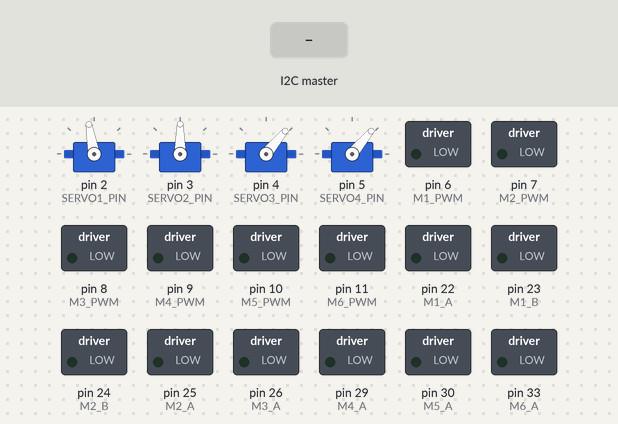
Bench run of a sketch on a simulated Arduino Mega 2560, built with avr-gcc and run on an emulated ATmega2560. Shown: 4 × servo, switched loads named in the sketch (green lamp = pin HIGH). Inputs (shaded band) come from the test bench.

Above: at 0.9 s.
1.0 s: the I2C master sends the byte 1
At 1.5 s:
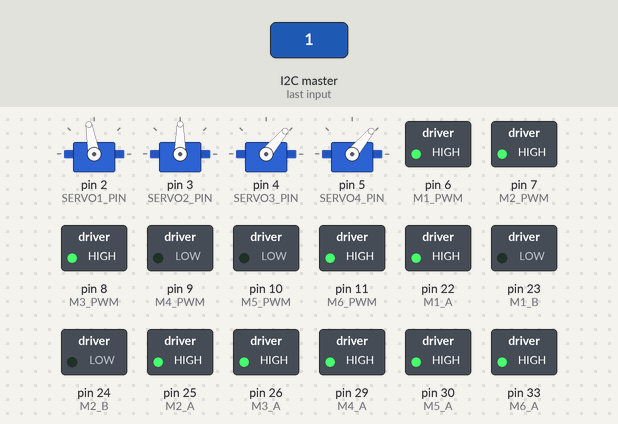
2.5 s: the I2C master sends the byte 2
At 3.7 s:
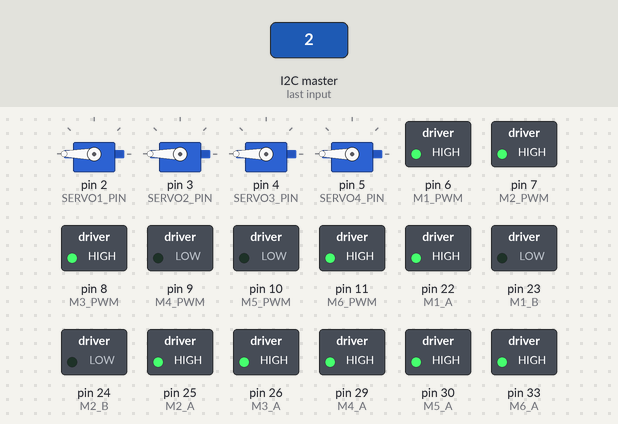
4.0 s: the I2C master sends the byte 0
At 5.0 s:
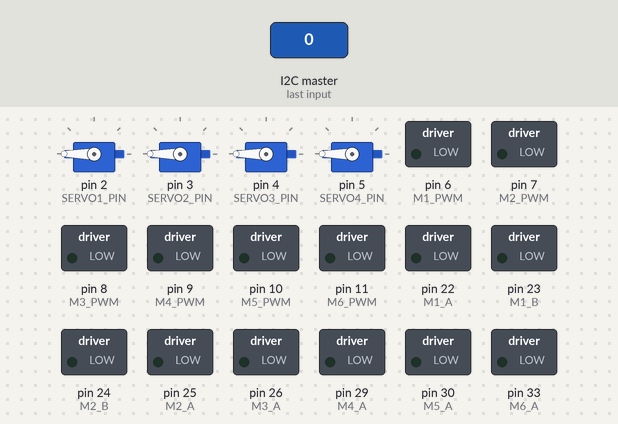
Timing chart, 0 to 7.0 s (numbered marks = the images above; inputs shaded):
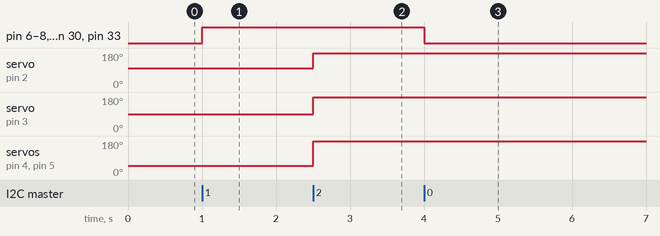

Measured:
- after the input at 1.0 s, pin 6 (M1_PWM), pin 7 (M2_PWM), pin 8 (M3_PWM), pin 11 (M6_PWM), pin 22 (M1_A), pin 25 (M2_A), pin 26 (M3_A), pin 29 (M4_A), pin 30 (M5_A), pin 33 (M6_A): LOW → HIGH at once
- after the input at 2.5 s, servo on pin 2 (SERVO1_PIN): 100° → 180° at once; servo on pin 3 (SERVO2_PIN): 90° → 180° at once; servo on pin 4 (SERVO3_PIN), servo on pin 5 (SERVO4_PIN): 50° → 180° at once
- after the input at 4.0 s, pin 6 (M1_PWM), pin 7 (M2_PWM), pin 8 (M3_PWM), pin 11 (M6_PWM), pin 22 (M1_A), pin 25 (M2_A), pin 26 (M3_A), pin 29 (M4_A), pin 30 (M5_A), pin 33 (M6_A): HIGH → LOW at once

The sketch:

robo_mantis_code.ino
```cpp
#include <Wire.h>
#include <Servo.h>

Servo myservo1;//lift
Servo myservo2;//rotate claw
Servo myservo3;//claw
Servo myservo4;//main lift

#define ZERO_POS1 100
#define ZERO_POS2 90
#define ZERO_POS3 50
#define ZERO_POS4 50

//maximum amount of milliamps before shutting motors down
#define MAX_CURRENT_DRAW 5000

#define OUT_ARR_LENGTH 10

#define SERVO1_PIN 2
#define SERVO2_PIN 3
#define SERVO3_PIN 4
#define SERVO4_PIN 5

#define PI_ENABLE_PIN 34
#define PI_SHARED_PIN 35

#define M1_PWM  6
#define M1_A  22
#define M1_B  23
#define M1_CURR_SENSE 56

#define M2_PWM  7
#define M2_A  25
#define M2_B  24
#define M2_CURR_SENSE 57

#define M3_PWM  8
#define M3_A  26
#define M3_B  27
#define M3_CURR_SENSE 58

#define M4_PWM  9
#define M4_A  29
#define M4_B  28
#define M4_CURR_SENSE 59

#define M5_PWM  10
#define M5_A  30
#define M5_B  31
#define M5_CURR_SENSE 60

#define M6_PWM  11
#define M6_A  33
#define M6_B  32
#define M6_CURR_SENSE 61

#define SLAVE_I2C_ADDRESS 9
#define I2C_FREQ 10000
//pi has it set to dtparam=i2c_baudrate=10000
#define BAUD_RATE 115200

byte servoByte1 = ZERO_POS1;
byte servoByte2 = ZERO_POS2;
byte servoByte3 = ZERO_POS3;
byte servoByte4 = ZERO_POS4;

byte speedByteM1 = 0;
byte speedByteM2 = 0;
byte speedByteM3 = 0;
byte speedByteM4 = 0;
byte speedByteM5 = 0;
byte speedByteM6 = 0;

float motor1milliAmps = 0;
float motor2milliAmps = 0;
float motor3milliAmps = 0;
float motor4milliAmps = 0;
float motor5milliAmps = 0;
float motor6milliAmps = 0;
float motorTotalmilliAmps = 0;

byte outputArray[OUT_ARR_LENGTH];
bool motors_enabled = true;
long vccMilliVolts = 0;
void setup() {

  // Set up I2C communication
  Wire.begin(SLAVE_I2C_ADDRESS);
  Wire.onReceive(receiveData);
  Wire.onRequest(sendData);
  Wire.setClock(I2C_FREQ);

  myservo1.attach(SERVO1_PIN);
  myservo2.attach(SERVO2_PIN);
  myservo3.attach(SERVO3_PIN);
  myservo4.attach(SERVO4_PIN);

  myservo1.write(ZERO_POS1);//lift
  myservo2.write(ZERO_POS2);//rotate claw
  myservo3.write(ZERO_POS3);//claw
  myservo4.write(ZERO_POS4);//main lift

  //initiate all the pins for the motors
  pinMode(M1_PWM, OUTPUT);
  pinMode(M1_A, OUTPUT);
  pinMode(M1_B, OUTPUT);

  pinMode(M2_PWM, OUTPUT);
  pinMode(M2_A, OUTPUT);
  pinMode(M2_B, OUTPUT);

  pinMode(M3_PWM, OUTPUT);
  pinMode(M3_A, OUTPUT);
  pinMode(M3_B, OUTPUT);

  pinMode(M4_PWM, OUTPUT);
  pinMode(M4_A, OUTPUT);
  pinMode(M4_B, OUTPUT);

  pinMode(M5_PWM, OUTPUT);
  pinMode(M5_A, OUTPUT);
  pinMode(M5_B, OUTPUT);

  pinMode(M6_PWM, OUTPUT);
  pinMode(M6_A, OUTPUT);
  pinMode(M6_B, OUTPUT);

  pinMode(PI_ENABLE_PIN, OUTPUT);

  //Allow the pi to continue
  digitalWrite(PI_ENABLE_PIN, LOW);

  Serial.begin(BAUD_RATE);
  //Serial.println("09/05/2020 Starting Robo-Mantis");
  vccMilliVolts = readVccMilliVolts();
}

long readVccMilliVolts()
{
  long result;
  // Read 1.1V reference against AVcc
  ADMUX = _BV(REFS0) | _BV(MUX3) | _BV(MUX2) | _BV(MUX1);
  delay(2);             // Wait for Vref to settle
  ADCSRA |= _BV(ADSC);  // Convert
  while (bit_is_set(ADCSRA, ADSC));
  result = ADCL;
  result |= ADCH << 8;
  result = 1126400L / result; // Back-calculate AVcc in mV
  if (result > 2000 || result < 200)
  {
    return readVccMilliVolts();
  }
  return result;
}

double checkInputVCC()
{
  //If the Vcc rail = 5v then this value should equal 5 volts
  return (vccMilliVolts * 0.001);
}

void updateCurrentSense()
{
  //the current will only be positive
  //IC it cant measure negative currents
  //pololu site https://www.pololu.com/product/708
  //For the VNH2SP30 version, the current sense (CS)
  //pins will output approximately 0.13 volts per
  //amp of output current.
  int an1 = analogRead(M1_CURR_SENSE);
  int an2 = analogRead(M2_CURR_SENSE);
  int an3 = analogRead(M3_CURR_SENSE);
  int an4 = analogRead(M4_CURR_SENSE);
  int an5 = analogRead(M5_CURR_SENSE);
  int an6 = analogRead(M6_CURR_SENSE);


  double val1 = an1 /  ( 1023.0 / (vccMilliVolts * 0.001));
  double val2 = an2 /  ( 1023.0 / (vccMilliVolts * 0.001));
  double val3 = an3 /  ( 1023.0 / (vccMilliVolts * 0.001));
  double val4 = an4 /  ( 1023.0 / (vccMilliVolts * 0.001));
  double val5 = an5 /  ( 1023.0 / (vccMilliVolts * 0.001));
  double val6 = an6 /  ( 1023.0 / (vccMilliVolts * 0.001));

  motor1milliAmps = val1 * 37.03;
  motor2milliAmps = val2 * 37.03;
  motor3milliAmps = val3 * 37.03;
  motor4milliAmps = val4 * 37.03;
  motor5milliAmps = val5 * 37.03;
  motor6milliAmps = val6 * 37.03;
  motorTotalmilliAmps = motor1milliAmps + motor2milliAmps +
                        motor3milliAmps + motor4milliAmps +
                        motor5milliAmps + motor6milliAmps ;

  //reduce resolution from 1024 to 256 by dividing by 4
  //in order to save to byte in output array to send over I2C
  //TODO: NEED TO FIX truncating to zero
  outputArray[0] = an1 / 4;
  outputArray[1] = an2 / 4;
  outputArray[2] = an3 / 4;
  outputArray[3] = an4 / 4;
  outputArray[4] = an5 / 4;
  outputArray[5] = an6 / 4;
}

void checkOverCurrent()
{
//check if the motors are drawing to much current
  if (motors_enabled = true && motorTotalmilliAmps > MAX_CURRENT_DRAW)
  {
    motors_enabled = false;
    motorStop();
  }
}

void printMotorMilliAmps()
{
  //total current fed to all the motors
  Serial.print(motor1milliAmps);
  Serial.print(", ");
  Serial.print(motor2milliAmps);
  Serial.print(", ");
  Serial.print(motor3milliAmps);
  Serial.print(", ");
  Serial.print(motor4milliAmps);
  Serial.print(", ");
  Serial.print(motor5milliAmps);
  Serial.print(", ");
  Serial.print(motor6milliAmps);
  Serial.println("");
}

void printOutputArray()
{
  for (int i = 0; i < OUT_ARR_LENGTH; i++) {
    Serial.print(outputArray[i]);
    Serial.print(" ,");
  }
  Serial.println("");
}

void motorStop()
{
  digitalWrite(M1_PWM, LOW);
  digitalWrite(M1_A, LOW);
  digitalWrite(M1_B, LOW);

  digitalWrite(M2_PWM, LOW);
  digitalWrite(M2_A, LOW);
  digitalWrite(M2_B, LOW);

  digitalWrite(M3_PWM, LOW);
  digitalWrite(M3_A, LOW);
  digitalWrite(M3_B, LOW);

  digitalWrite(M4_PWM, LOW);
  digitalWrite(M4_A, LOW);
  digitalWrite(M4_B, LOW);

  digitalWrite(M5_PWM, LOW);
  digitalWrite(M5_A, LOW);
  digitalWrite(M5_B, LOW);

  digitalWrite(M6_PWM, LOW);
  digitalWrite(M6_A, LOW);
  digitalWrite(M6_B, LOW);

}

void motorMove(byte motorNumber, int set_speed)
{
  //bulding block for all motor commands
  //set speed can be a number between -255 to 255
  byte pwmPin, maPin, mbPin;

  switch (motorNumber)
  {
    case 1:
      pwmPin = M1_PWM;
      maPin = M1_A;
      mbPin = M1_B;
      break;
    case 2:
      pwmPin = M2_PWM;
      maPin = M2_A;
      mbPin = M2_B;
      break;
    case 3:
      pwmPin = M3_PWM;
      maPin = M3_A;
      mbPin = M3_B;
      break;
    case 4:
      pwmPin = M4_PWM;
      maPin = M4_A;
      mbPin = M4_B;
      break;
    case 5:
      pwmPin = M5_PWM;
      maPin = M5_A;
      mbPin = M5_B;
      break;
    case 6:
      pwmPin = M6_PWM;
      maPin = M6_A;
      mbPin = M6_B;
      break;

    default:
      break;
  }

  if (motors_enabled == true)
  {
    if (set_speed >= 0)
    {
      digitalWrite(mbPin, LOW);
      digitalWrite(maPin, HIGH);
    }
    else if (set_speed < 0)
    {
      digitalWrite(maPin, LOW);
      digitalWrite(mbPin, HIGH);
    }

    analogWrite(pwmPin, abs(set_speed));
  }
  else{
    //if motors are disabled
   motorStop();
  }

}

void motorTest(byte motorNumber, unsigned int delay_time)
{
  //Performs a motor test
  //motor number lets you select one of 6 motors
  //input range 1,2,3,4,5,6
  //delay time lets you input the
  //delay time between each step

  for (int i = 0; i < 255; i++)
  {
    Serial.println(i);
    motorMove(motorNumber, i);
    delay(delay_time);
  }
  for (int i = 255; i > 0; i--)
  {
    Serial.println(i);
    motorMove(motorNumber, i);
    delay(delay_time);
  }
}

// the loop routine runs over and over again forever:
void loop() {
  receiveData();
  updateCurrentSense();

  //Serial.println(checkInputVCC());
  //printMotorMilliAmps();
  //printOutputArray();
  //Serial.println(readVccMilliVolts());
  vccMilliVolts = readVccMilliVolts();
  //delay(100);
}


void receiveData() {
  //Commands are given as a single byte, where the bits are parsed as shown:
  // XXYYYZZZ 1 BYTE

  if (Wire.available())
  {
    byte receivedByte = Wire.read();
    //Serial.println(receivedByte);
    switch (receivedByte)
    {
      case 0:
        {
          motorStop();
          break;
        }
      case 1:
        {
          byte speedByteM1 = Wire.read();
          byte speedByteM2 = Wire.read();
          byte speedByteM3 = Wire.read();
          byte speedByteM4 = Wire.read();
          byte speedByteM5 = Wire.read();
          byte speedByteM6 = Wire.read();

          //        Serial.print(" ");
          //        Serial.print(speedByteM1);
          //        Serial.print(" ");
          //        Serial.print(speedByteM2);
          //        Serial.print(" ");
          //        Serial.print(speedByteM3);
          //        Serial.print(" ");
          //        Serial.print(speedByteM4);
          //        Serial.print(" ");
          //        Serial.print(speedByteM5);
          //        Serial.print(" ");
          //        Serial.print(speedByteM6);

          motorMove(1, 2 * (speedByteM1 - 127));
          motorMove(2, 2 * (speedByteM2 - 127));
          motorMove(3, 2 * (speedByteM3 - 127));
          motorMove(4, 2 * (speedByteM4 - 127));
          motorMove(5, 2 * (speedByteM5 - 127));
          motorMove(6, 2 * (speedByteM6 - 127));
          break;
        }
      default:
        {
          break;
        }
    }
    if (receivedByte == 2)
    {
      //set the servo position
      servoByte1 = Wire.read();
      servoByte2 = Wire.read();
      servoByte3 = Wire.read();
      servoByte4 = Wire.read();

      //        Serial.print(servoByte1);
      //        Serial.print(servoByte2);
      //        Serial.print(servoByte3);
      //        Serial.print(servoByte4);

      myservo1.write(servoByte1);
      myservo2.write(servoByte2);
      myservo3.write(servoByte3);
      myservo4.write(servoByte4);
    }
    //    Serial.print(" end\n");
  }
}

void sendData() {
  Wire.write(outputArray, OUT_ARR_LENGTH);  // Send current sense data
}
```
